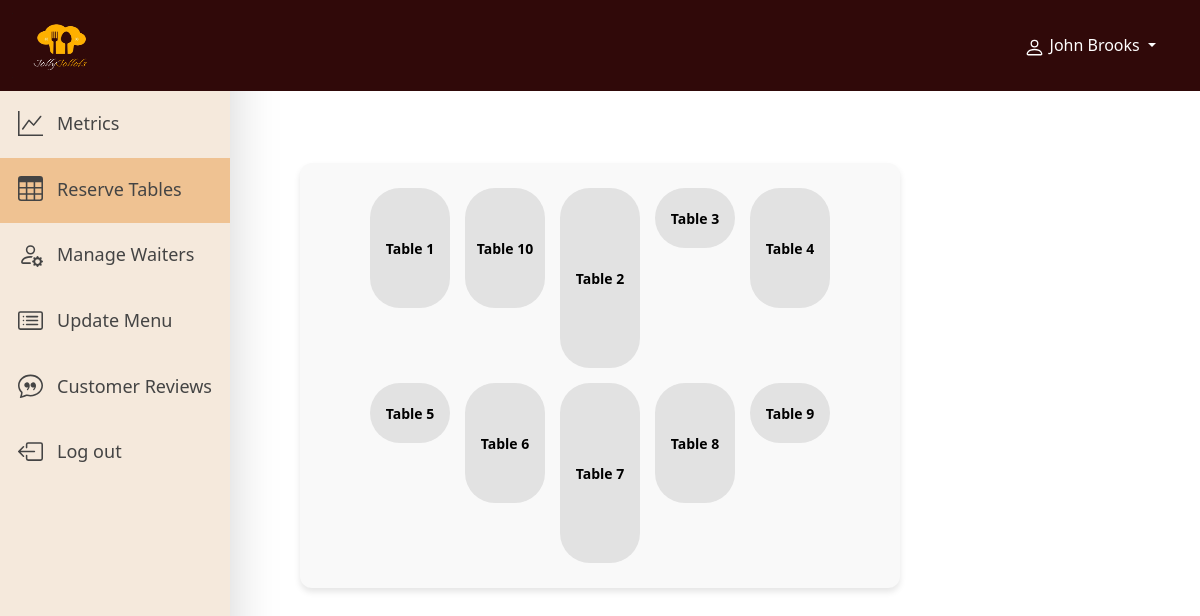
The app's page /users/manager-table-reservation/ (signed in) with its own data.
### users/models.py (models this page shows, shortened)
class Manager(models.Model):
    managerId = models.CharField(max_length=10, unique=True, blank=True, primary_key=True)
    first_name = models.CharField(max_length=50)
    last_name = models.CharField(max_length=50)
    password = models.CharField(max_length=128)
    email = models.CharField(max_length=50)

### restaurant/models.py (models this page shows, shortened)
class Table(models.Model):
    tableNo = models.CharField(max_length=10, unique=True, primary_key=True)
    capacity = models.IntegerField()
    waiter = models.ForeignKey(Waiter, blank=True, null=True, on_delete=models.SET_NULL)
    status = models.CharField(max_length=20, choices=[('available', 'Available'), ('reserved', 'Reserved')],
            default='available')

### users/views/manager_views.py (the view)
# urls.py: path('manager-table-reservation/', manager_views.displayTableReservation, name="manager-table-reservation"),
def displayTableReservation(request):
    manager_id = request.session.get("manager_id")
    manager = Manager.objects.get(managerId=manager_id)
    tables = Table.objects.all()
    reservations = Reservation.objects.filter(reservation_date=timezone.now().date())
    for reservation in reservations:
        if reservation.time_elapsed:
           continue
        else:
            pass
    context = {
        'media_url': settings.MEDIA_URL,  # Passing the MEDIA_URL to the template
        'tables': tables,
        'manager': manager
    }
    return render(request, 'managers/reserve_table.html', context)

### users/templates/managers/reserve_table.html (shortened to what this page needs)
{% extends 'layout.html' %}
    {% block content %}
        <nav style="background-color:#300909" class="navbar navbar-expand-lg">
            <div class="container-fluid">
                <a class="navbar-brand" href="#">
                    <img src="{{ media_url }}RestaurantLogoDesign-FYP.png" alt="Card Image">
                </a>
                <div class="dropdown" style="float:right; margin-right: 2rem;">
                    <a style="color:white;" class="nav-link dropdown-toggle" href="#" role="button" data-bs-toggle="dropdown" aria-expanded="false">
                    {{ manager.first_name }} {{ manager.last_name }}
                    </a>
                </div>
            </div>
        </nav>
        <div class="Man-sidebar shadow-lg">
            <div class="sidebar-btn" style="border">
                <a href="{% url 'manager-home' %}">
                    <span>
                    </span> &nbsp; Metrics
                </a>
            </div>
            <a id="tableReserveBtn" href="{% url 'manager-table-reservation' %}">
                <span>
                </span> &nbsp; Reserve Tables
            </a>
            <a href="{%url 'manager-waiter-management' %}">
                <span>
                </span> &nbsp; Manage Waiters
            </a>
            <a href="{% url 'manager-menu-management' %}">
                <span>
                </span>&nbsp; Update Menu
            </a>
            <a href="{% url 'manager-customer-feedback' %}"><span>
                </span> &nbsp; Customer Reviews
            </a>
            <a onclick="logOutConfirmation()">
                <span>
                </span> &nbsp; Log out
            </a>
        </div>
        <br><br><br>
        <div class="restaurant-tables">
            {% for table in tables|dictsort:"tableNo" %}
                    <div class="table-container" onclick="openTablePortal({{ table.tableNo }})" data-status = "{{ table.status }}"
                        style="
                            width: 80px;
                            height: {% if table.capacity == 2 %}60px{% elif table.capacity == 5 %}120px{% else %}180px{% endif %};
                            border-radius: 30px;
                            background-color:{% if table.status == "available" %} rgb(226, 226, 226) {% elif table.status == "reserved" %}
                            rgb(159, 158, 158){% endif %};
                            display: flex;
                            justify-content: center;
                            align-items: center;
                            text-align: center;
                            font-size: 14px;
                            color: black;
                            font-weight: bold;
                            margin: 5px;
                            cursor: pointer;
                            position: relative; /* For tooltip positioning */
                            transition: transform 0.3s ease, box-shadow 0.3s ease, background-color 0.3s ease;
                        "
                        onmouseover="this.style.transform='scale(1.05)'; this.style.boxShadow='0 6px 8px rgba(0, 0, 0, 0.15)'; this.style.backgroundColor='#fab00f';"
                        onmouseout="setBackgroundColor(this)">
                        <span>Table {{ table.tableNo }}</span>
                    </div>
            {% endfor %}
        </div>
    {% endblock %}

### static/css/style.css (style rules this page uses)
* { margin: 0; padding: 0; box-sizing: border-box; }
body { min-height: 100vh; background-color: rgb(252, 252, 252); font-size: 1rem; display: flex; flex-flow: column; font-family: 'Roboto', Arial, sans-serif; }
.navbar-brand img { height: 65px; width: 130%; }
.Man-sidebar { height: 100%; width: 230px; position: fixed; top: 0; left: 0; background-color: #F5E9DC; padding-top: 92px; color: #444444; z-index: 1; }
nav { top: 0; width: 100%; z-index: 1001; position: fixed; }
.Man-sidebar a { display: block; padding: 18px; text-decoration: none; font-size: 18px; color:#444444 !important; }
.Man-sidebar a.active { background-color: #efc292; color: #444444; }
.restaurant-tables { display: flex; flex-wrap: wrap; gap: 5px; justify-content: center; align-items: flex-start; max-width: 600px; margin: 0 auto; padding: 20px; background-color: #f9f9f9; border-radius: 12px; box-shadow: 0 4px 6px rgba(0, 0, 0, 0.1); }

### records on screen
Manager: first_name "John", last_name "Brooks"
Table: tableNo "1"
Table: tableNo "10"
Table: tableNo "2"
Table: tableNo "3"
Table: tableNo "4"
Table: tableNo "5"
Table: tableNo "6"
Table: tableNo "7"
Table: tableNo "8"
Table: tableNo "9"
